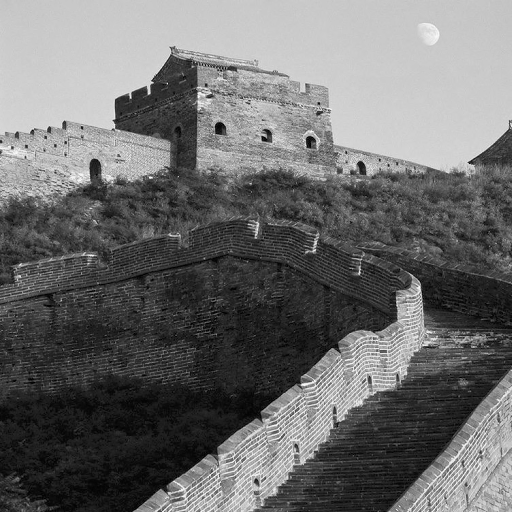
%> input picture h3自动化64张晟2160504107/citywall.bmp, 512 x 512 px; its folder holds only this picture in this run
$ octave t2.m   (GNU Octave 9; MATLAB toolbox functions it lacks are replaced by stand-ins)
%> lines starting %> are read from the running program, lines starting %| are printed output that depends on the picture
namelist=dir('*.bmp');
for i=1:length(namelist)
    [img map]=imread(namelist(i).name);
%> img is the input picture: size 512x512 uint8; min 0, max 252, mean 108.4
%> map = 256 rows, first 12: [0 0 0; 0.00392 0.00392 0.00392; 0.00784 0.00784 0.00784; 0.0118 0.0118 0.0118; 0.0157 0.0157 0.0157; 0.0196 0.0196 0.0196; 0.0235 0.0235 0.0235; 0.0275 0.0275 0.0275; 0.0314 0.0314 0.0314; 0.0353 0.0353 0.0353; 0.0392 0.0392 0.0392; 0.0431 0.0431 0.0431]
    img=ind2gray(img,map);
    graphs{i}.name=namelist(i).name;
    graphs{i}.img=img;
    title(namelist(i).name);
    subplot(2,2,1)
    imshow(img);
    subplot(2,2,2)
    img=histeq(img);
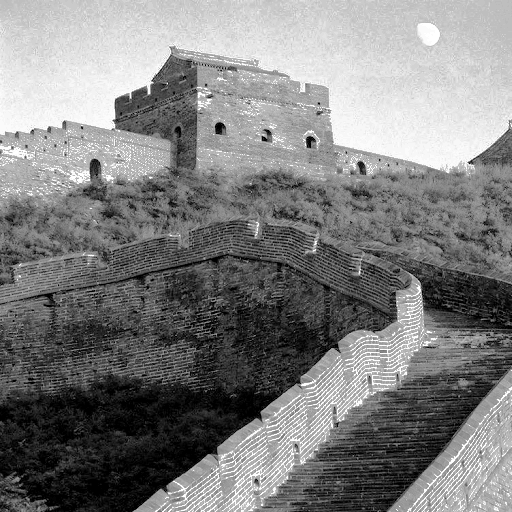
%> img: size 512x512 uint8; min 0, max 255, mean 126.7
    imshow(img);
    subplot(2,2,3)
    imhist(graphs{i}.img);
    subplot(2,2,4)
    imhist(img);
    p=getframe(gcf);
    imwrite(p.cdata,['t2' namelist(i).name(1:end-3) 'jpg'])
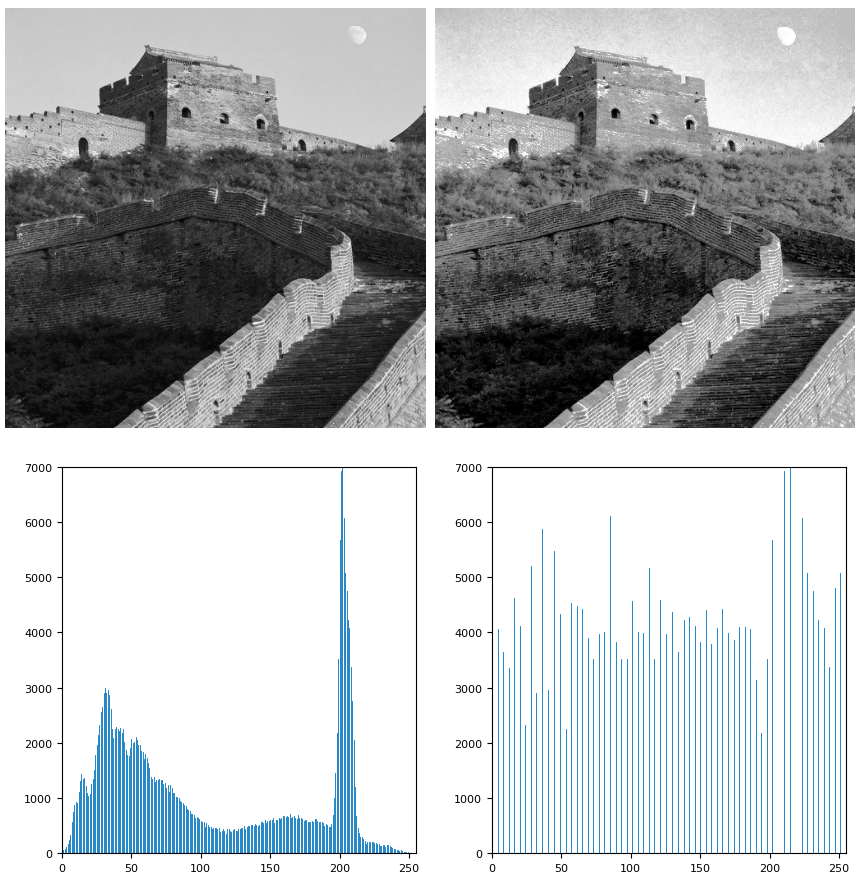
%> saved as t2citywall.jpg: size 880x860x3 uint8; mean R, G, B 180.9, 184.5, 186.8
end
